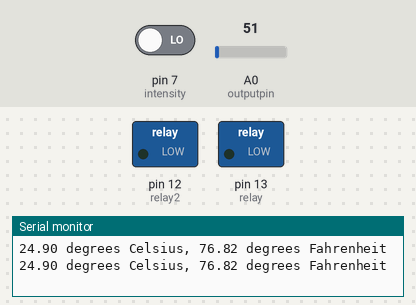
This sketch was run on a simulated Arduino Uno, built with avr-gcc and run on an emulated ATmega328P. Shown: switched loads named in the sketch (green lamp = pin HIGH), the last lines printed to the serial monitor. The test bench sets the inputs (shaded band); at power-on: A0 (outputpin) = 51, pin 7 (intensity) LOW.

Above: at 1.8 s.
1.9 s: A0 (outputpin) set to 67
At 3.6 s:
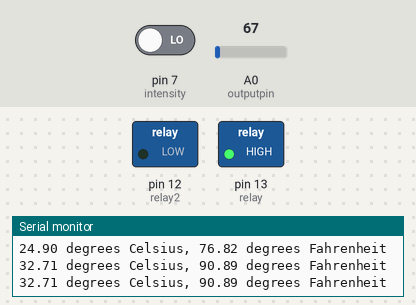
4.5 s: pin 7 (intensity) driven HIGH
At 6.2 s:
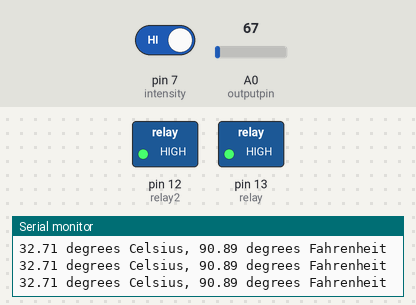
6.5 s: A0 (outputpin) set to 61
At 8.9 s:
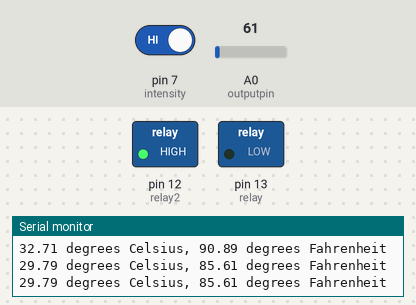
9.5 s: A0 (outputpin) set to 71
At 11.3 s:
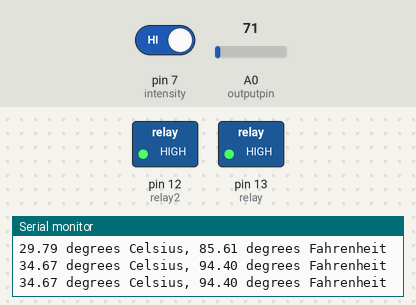
12.5 s: A0 (outputpin) set to 30
At 14.9 s:
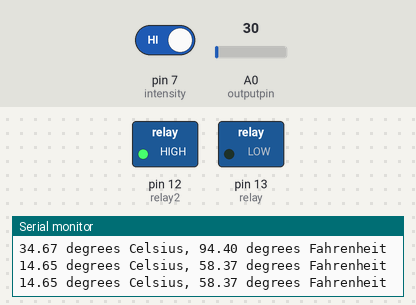
Timing chart, 0 to 16.4 s (numbered marks = the images above; inputs shaded):
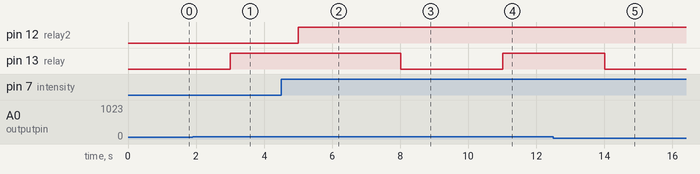

Measured:
- the behaviour switches between 61 and 62 on A0 (outputpin) (found by bisection; images 0 and 1)
- after the input at 1.9 s, pin 13 (relay): LOW → HIGH after 1.1 s
- after the input at 4.5 s, pin 12 (relay2): LOW → HIGH after 0.51 s
- after the input at 6.5 s, pin 13 (relay): HIGH → LOW after 1.5 s
- after the input at 9.5 s, pin 13 (relay): LOW → HIGH after 1.5 s
- after the input at 12.5 s, pin 13 (relay): HIGH → LOW after 1.5 s

The sketch:

sketch_feb10a.ino
```cpp
#include <VirtualWire.h>
#include <SoftwareSerial.h>
SoftwareSerial Xbee(2, 3);
//initializes/defines the output pin of the LM35 temperature sensor
int outputpin= 0; // for reading temperature
int relay = 13;
int relay2 = 12;
int intensity = 7;
//this sets the ground pin to LOW and the input voltage pin to high
void setup()
{
Serial.begin(9600);
pinMode(intensity , INPUT);
pinMode(relay, OUTPUT);
pinMode(relay2, OUTPUT);
digitalWrite(relay, LOW);
}

//main loop
void loop()
{
int rawvoltage= analogRead(outputpin);
float millivolts= (rawvoltage/1024.0) * 5000;
float celsius= millivolts/10;
Serial.print(celsius);
Serial.print(" degrees Celsius, ");

Serial.print((celsius * 9)/5 + 32);
Serial.println(" degrees Fahrenheit");
delay(1000);
if( celsius > 30)
{
 Xbee.write('1');
digitalWrite(relay, HIGH);
}
if(celsius < 30)
{
digitalWrite(relay, LOW);
Xbee.write('2');
}
if(digitalRead(intensity) == HIGH)
{
digitalWrite(relay2, HIGH);
Xbee.write('a');
}

if(digitalRead(intensity) == LOW)
{
digitalWrite(relay2, LOW);
Xbee.write('b');
}


}
```
